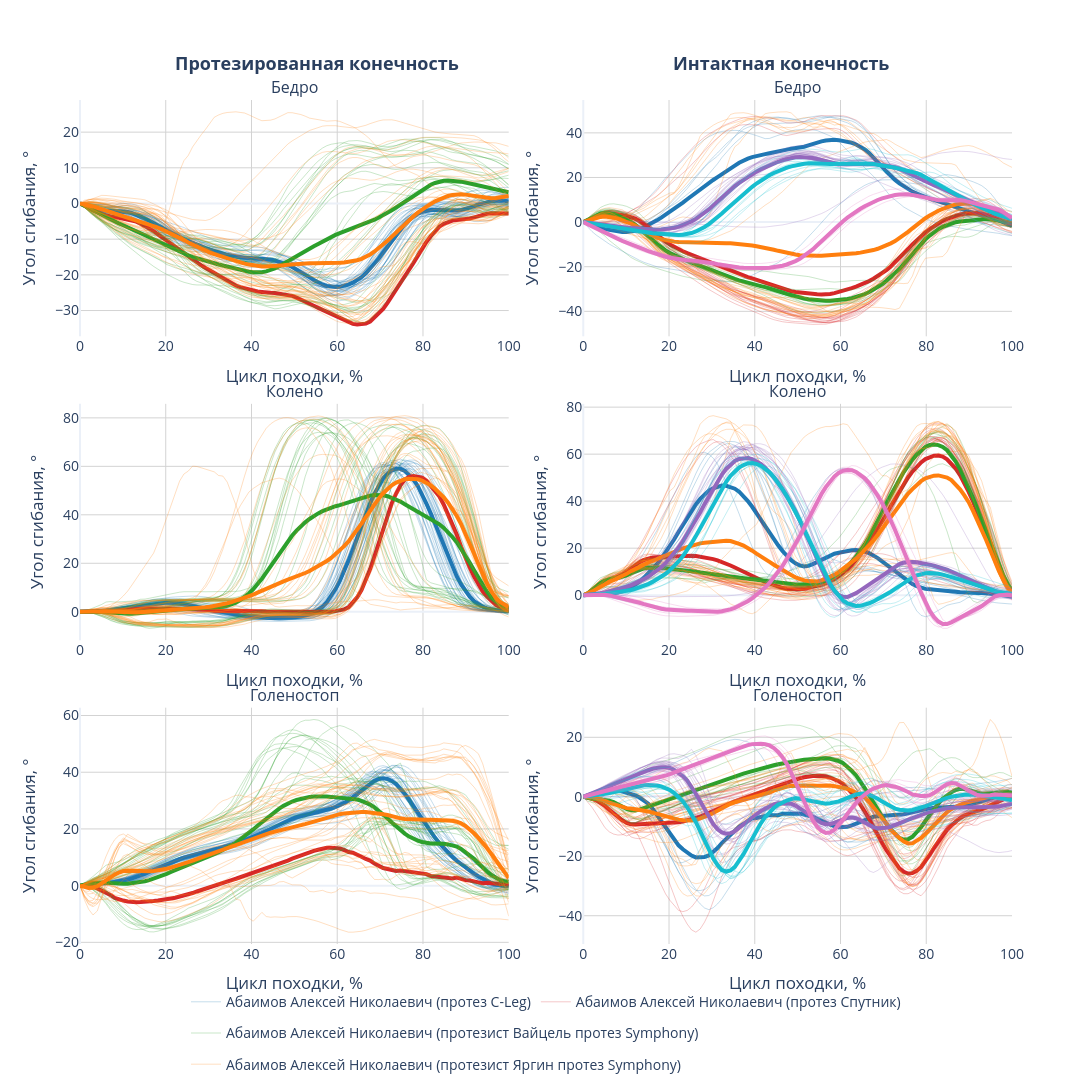

This figure's notebook cell:
### Code cell
fig = plot_cycles_report(
    all_patients_cycles,
    title="",
)

fig.show()
